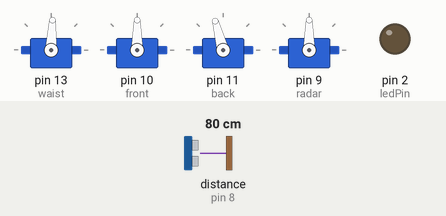
Recording of a sketch running on a simulated Arduino Uno, built with avr-gcc and run on an emulated ATmega328P. Shown: 4 × servo, output pins drawn as LEDs (lit = HIGH). Inputs (shaded band) come from the test bench; at power-on: distance to the obstacle (sensor on pin 8) 80 cm. The echo pulse lasts 58.3 µs per cm.

Above: at 0.1 s.
At 7.91 s:
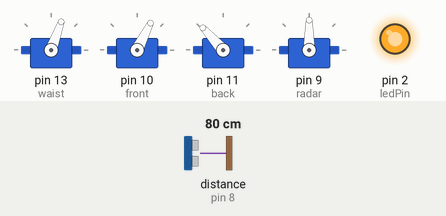
At 14.02 s:
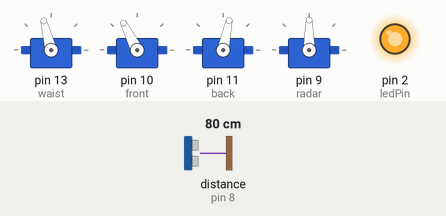
At 21.55 s:
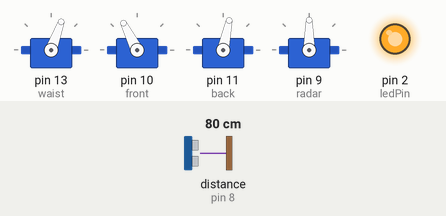
At 29.96 s:
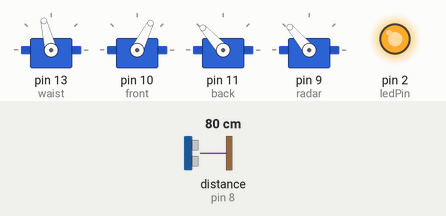
At 39.61 s:
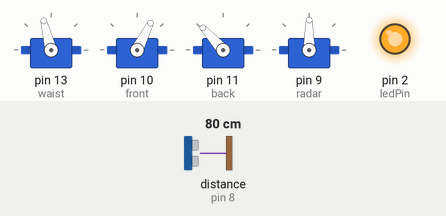
Timing chart, 0 to 40.0 s (numbered marks = the images above):
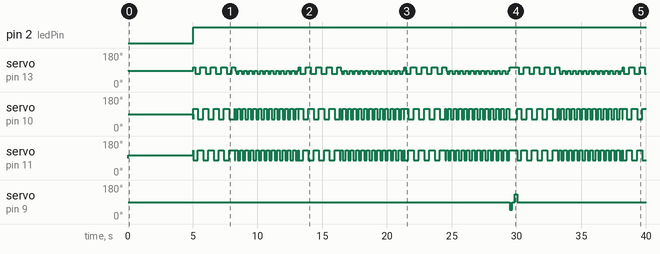

The sketch:

quadripod.ino
```cpp
#include <SoftwareSerial.h>
#include <NewPing.h>
#include <Servo.h>

Servo waist,front,back,radar;

#define TRIGGER_PIN 7
#define ECHO_PIN 8
#define ledPin 2
#define ARDU_TX 4
#define ARDU_RX 5
#define looptime 8

NewPing sonar(TRIGGER_PIN, ECHO_PIN, 100);
//Serial connexion for bluetooth module
SoftwareSerial BT(ARDU_RX, ARDU_TX);


// adjust values here to center your servos
#define wCenter 87
#define fCenter 90
#define bCenter 105
#define rCenter 90

#define rSwing 40
#define wSwing 17
#define fSwing 27
#define bSwing 27
#define FORWARD 0
#define BACKWARD 1
#define LEFT 2
#define RIGHT 3
#define STOP 4
#define SPEED_CMD_CHAR 's'
#define LEFT_CMD_CHAR 'l'
#define RIGHT_CMD_CHAR 'r'
#define FORWARD_CMD_CHAR 'f'
int wPos,fPos,bPos,cycle,dir,rPos, superCycle,robotspeed;
boolean evitement;
String inText;


void setup()
{
  pinMode(ledPin, OUTPUT);
  waist.attach(13);
  front.attach(10);
  back.attach(11);
  radar.attach(9);
  BT.begin(9600);
  BT.println("Robot connected !");
  BT.flush();
  wPos=wCenter;
  fPos=fCenter;
  bPos=bCenter;
  rPos=rCenter;
  waist.write(wPos);
  front.write(fPos);
  back.write(bPos);
  radar.write(rPos);
  delay(5000);

  dir=FORWARD;
  cycle=0;
  superCycle=0;
  evitement = 0;
  robotspeed=1;  //lower is faster
}


long readDist(){
  long  distance, newdist;
    radar.write(rCenter-rSwing);
    delay(170);
    distance = sonar.ping_cm();
    if (distance== 0) { distance=200; }
    delay(20);

    radar.write(rCenter);
    delay(170);
    newdist = sonar.ping_cm();
    if (newdist == 0) { newdist=200; }
    delay(20);
    if (newdist<distance){distance = newdist;}

    radar.write(rCenter+rSwing);
    delay(170);
    newdist = sonar.ping_cm();
    if (newdist == 0) { newdist=200; }
    delay(20);
    if (newdist<distance){distance = newdist;}
    if (!distance) { distance=200; }

    radar.write(rCenter);
    return distance;
}


void doBackward(int cycle) {
  if (cycle<12) wPos=wCenter+wSwing;
  else if (cycle<37) wPos=wCenter-wSwing;
  else if (cycle<62) wPos=wCenter+wSwing;
  else if (cycle<87) wPos=wCenter-wSwing;
  else          wPos=wCenter+wSwing;
  if (cycle<25) fPos=fCenter+fSwing;
  else if (cycle<50) fPos=fCenter-fSwing;
  else if (cycle<75) fPos=fCenter+fSwing;
  else fPos=fCenter-fSwing;
  if (cycle<25) bPos=bCenter-bSwing;
  else if (cycle<50) bPos=bCenter+bSwing;
  else if (cycle<75) bPos=bCenter-bSwing;
  else bPos=bCenter+bSwing;
}

void doForward(int cycle) {
  doBackward(100-cycle);
}

void doLeft(int cycle) {
  doBackward(100-cycle);
  if (wPos>wCenter) wPos=wCenter;
}

void doRight(int cycle) {
  doBackward(100-cycle);
  if (wPos<wCenter) wPos=wCenter;

}

void doStop(){
  wPos=wCenter;
  fPos=fCenter;
  bPos=bCenter;
}

void posUpdate() {
  cycle=(cycle+1)%100;
  switch(dir) {
    case FORWARD: doForward(cycle);  break;
    case BACKWARD: doBackward(cycle); break;
    case LEFT: doLeft(cycle); break;
    case RIGHT: doRight(cycle); break;
    case STOP: doStop(); break;
  }
}

void loop()
{
  long distance;
  char a;
  int ard_command = 0;

  posUpdate();
  waist.write(wPos);
  front.write(fPos);
  back.write(bPos);

// lets manage with bluetooth
//  BT.flush();


  char get_char = ' ';  //read serial

  // wait for incoming data
  if (BT.available() > 0) {
    get_char = BT.read();
    if (get_char == SPEED_CMD_CHAR) {
      BT.println("speed command  ");
      ard_command = BT.parseInt();
      if (ard_command != 0)
        {
          robotspeed=(int)ard_command;
          BT.println("Speed set to : ");
          BT.println(robotspeed);
        }
    } else if(get_char == LEFT_CMD_CHAR) {
      BT.println("left command");
      dir=LEFT;
    } else if(get_char == RIGHT_CMD_CHAR) {
      BT.println("right command");
      dir=RIGHT;
    } else if(get_char == FORWARD_CMD_CHAR) {
      BT.println("FORWARD command");
      dir=FORWARD;
    }
  }


  if (cycle==5){
     // No delay
     if (dir==FORWARD) {
       distance = readDist();
     }

  } else {
    if(dir==LEFT or dir==RIGHT){
        delay(looptime*robotspeed);
    }
    else {
     delay(2*looptime*robotspeed);
    }
  }


 if (evitement){
   digitalWrite(ledPin, HIGH);
   if (superCycle < 200) {
     dir = BACKWARD;
   } else {
     dir = LEFT;
   }

   superCycle++;
   if (superCycle >800){
     evitement = 0;
     superCycle=0;
     dir= FORWARD;
     digitalWrite(ledPin, LOW);
   }
 }


  if (distance < 40){
     digitalWrite(ledPin, HIGH);
     evitement = 1;
  }

}
```

Measured:
- by itself, pin 2 (ledPin): LOW → HIGH at 5.0 s
- by itself, servo on pin 13 (waist): 90° → 87° at 0.02 s, → 104° 5.0 s later, → 70° 0.16 s later, → 104° 0.41 s later, … (143 changes in this stretch)
- by itself, servo on pin 9 (radar): 90° → 50° at 29.5 s, → 90° 0.20 s later, → 130° 0.20 s later, → 90° 0.20 s later
